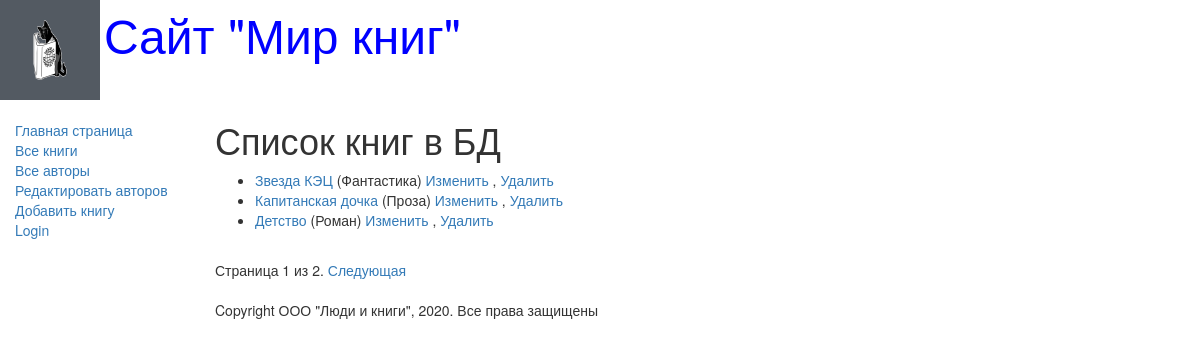
The page /books/ on the database its author committed.
### catalog/models.py (models this page shows, shortened)
class Book(models.Model):
    title = models.CharField(max_length=200,
                help_text="Введите название книги",
                verbose_name="Название книги")
    genre = models.ForeignKey('Genre', on_delete=models.CASCADE,
                help_text=" Выберите жанр для книги",
                verbose_name="Жанр книги", null=True)
    language = models.ForeignKey('Language',
                on_delete=models.CASCADE,
                help_text="Выберите язык книги",
                verbose_name="Язык книги", null=True)
    author = models.ManyToManyField('Author',
                help_text="Выберите автора книги",
                verbose_name="Автор книги")
    summary = models.TextField(max_length=1000,
                help_text="Введите краткое описание книги",
                verbose_name="Аннотация книги")
    isbn = models.CharField(max_length=13,
                help_text="Должно содержать 13 символов",
                verbose_name="ISBN книги")
    def display_author(self):
        return ', '.join([author.last_name for author in self.author.all()])
    display_author.short_description = 'Авторы'
    def get_absolute_url(self):
        return reverse('book-detail', args=[str(self.id)])

class Genre(models.Model):
    name = models.CharField(max_length=200,
                help_text=" Введите жанр книги", verbose_name="Жанр книги")
    def __str__(self):
        return self.name

### catalog/views.py (the view)
# urls.py: re_path(r'^books/$', views.BookListView.as_view(), name='books'),
class BookListView(generic.ListView):
    model = Book
    paginate_by = 3

### catalog/templates/catalog/Book_list.html
{% extends "base_generic.html" %}
{% block content %}
 <h1>Список книг в БД</h1>
 {% if book_list %}
 <ul>
 {% for book in book_list %}
 <li>
 <a href="{{ book.get_absolute_url }}">{{ book.title }}</a> ({{book.genre}})
 <a href="/book/update/{{book.id}}">Изменить</a> ,
 <a href="/book/delete/{{book.id}}">Удалить</a>
 </li>
 {% endfor %}
 </ul>
 {% else %}
 <p>В базе данных нет книг</p>
 {% endif %}
{% endblock %}

### rows shown on the page
Book: title "Звезда КЭЦ", genre "Фантастика"
Book: title "Капитанская дочка", genre "Проза"
Book: title "Детство", genre "Роман"

### other values the page prints
{{ page_obj.number }} "1"
{{ page_obj.paginator.num_pages }} "2"
